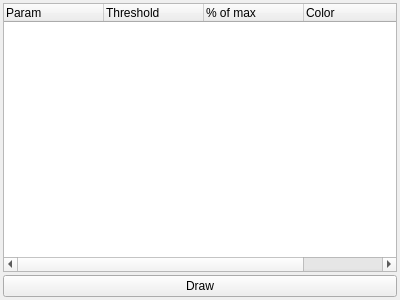
<?xml version="1.0" encoding="UTF-8"?>
<ui version="4.0">
 <class>Form</class>
 <widget class="QWidget" name="Form">
  <property name="geometry">
   <rect>
    <x>0</x>
    <y>0</y>
    <width>400</width>
    <height>300</height>
   </rect>
  </property>
  <property name="windowTitle">
   <string>Form</string>
  </property>
  <layout class="QGridLayout" name="gridLayout">
   <property name="margin">
    <number>3</number>
   </property>
   <property name="spacing">
    <number>3</number>
   </property>
   <item row="2" column="0">
    <widget class="QPushButton" name="drawBtn">
     <property name="text">
      <string>Draw</string>
     </property>
    </widget>
   </item>
   <item row="0" column="0">
    <widget class="TreeWidget" name="tree">
     <attribute name="headerStretchLastSection">
      <bool>false</bool>
     </attribute>
     <column>
      <property name="text">
       <string>Param</string>
      </property>
     </column>
     <column>
      <property name="text">
       <string>Threshold</string>
      </property>
     </column>
     <column>
      <property name="text">
       <string>% of max</string>
      </property>
     </column>
     <column>
      <property name="text">
       <string>Color</string>
      </property>
     </column>
     <column>
      <property name="text">
       <string>Remove</string>
      </property>
     </column>
    </widget>
   </item>
  </layout>
 </widget>
 <customwidgets>
  <customwidget>
   <class>TreeWidget</class>
   <extends>QTreeWidget</extends>
   <header location="global">pyqtgraph</header>
  </customwidget>
 </customwidgets>
 <resources/>
 <connections/>
</ui>
